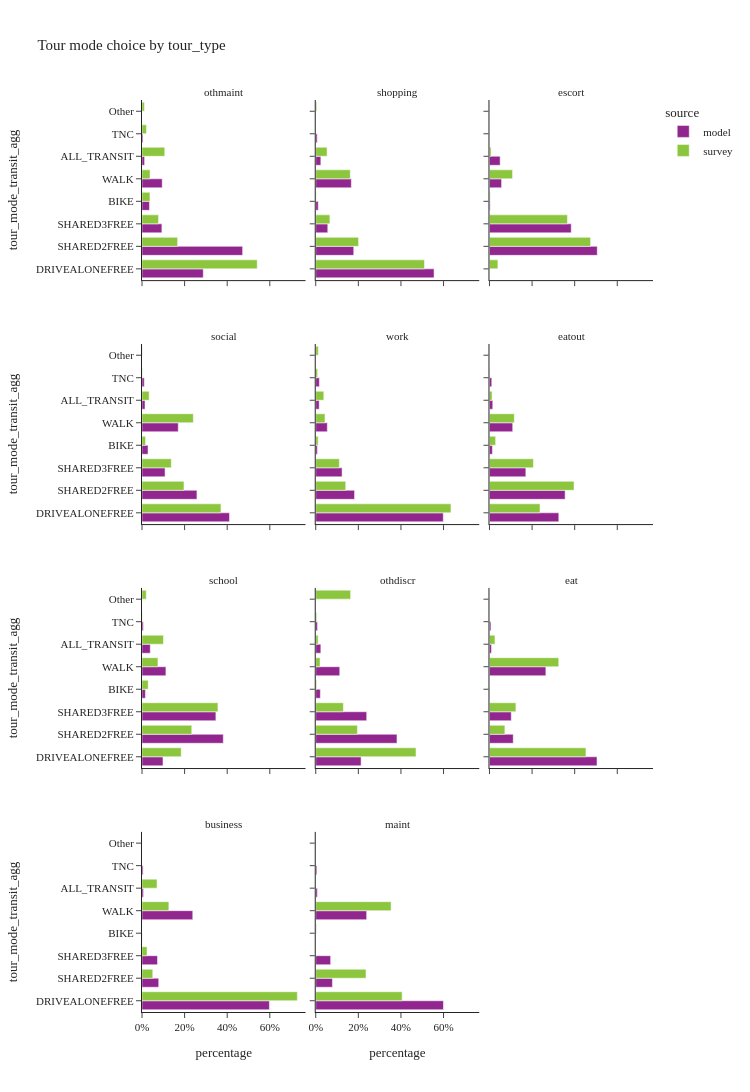
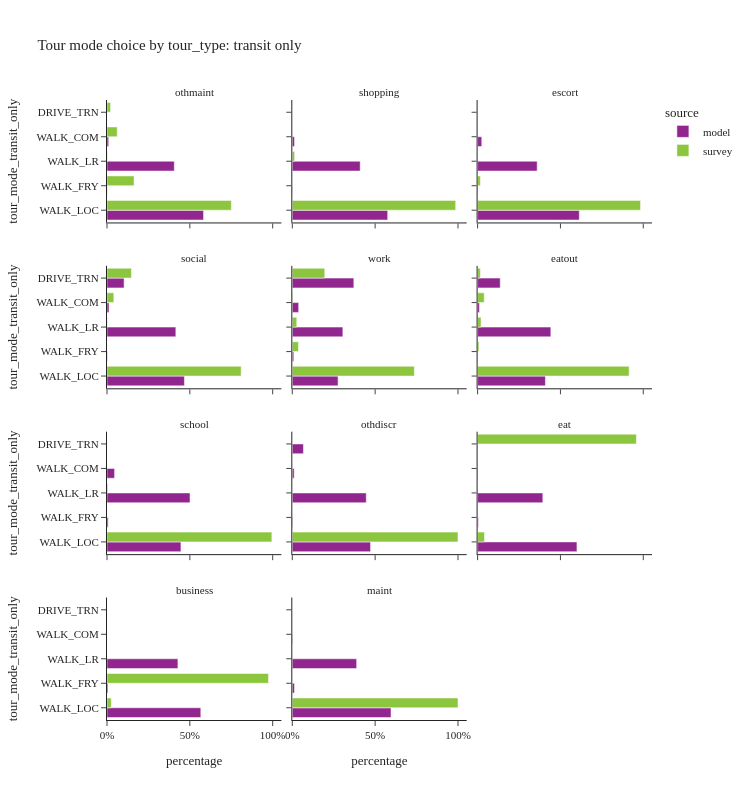

The notebook cell saved with these charts, in order:
### Code cell
tour_mode_choice_seg(segment_col='tour_type')

### Figure 1 — Plotly figure (JSON) as saved in the notebook; plotly's stock layout.template omitted (floating-point values rounded to 4 significant figures)
{"data": [{"alignmentgroup": "True", "customdata": [[85789], [140855], [27825], [10403], [28316], [3641], [1359]], "hovertemplate": "source=model<br>tour_type=othmaint<br>percentage=%{x}<br>tour_mode_transit_agg=%{y}<br>sample_size=%{customdata[0]}<extra></extra>", "legendgroup": "model", "marker": {"color": "#91268F", "pattern": {"shape": ""}}, "name": "model", "offsetgroup": "model", "orientation": "h", "showlegend": true, "textposition": "auto", "type": "bar", "x": [0.2877, 0.4724, 0.09331, 0.03489, 0.09496, 0.01221, 0.004558], "xaxis": "x10", "y": ["DRIVEALONEFREE", "SHARED2FREE", "SHARED3FREE", "BIKE", "WALK", "ALL_TRANSIT", "TNC"], "yaxis": "y10"}, {"alignmentgroup": "True", "customdata": [[251463], [80744], [25591], [5330], [75659], [10841], [3102]], "hovertemplate": "source=model<br>tour_type=shopping<br>percentage=%{x}<br>tour_mode_transit_agg=%{y}<br>sample_size=%{customdata[0]}<extra></extra>", "legendgroup": "model", "marker": {"color": "#91268F", "pattern": {"shape": ""}}, "name": "model", "offsetgroup": "model", "orientation": "h", "showlegend": false, "textposition": "auto", "type": "bar", "x": [0.5554, 0.1783, 0.05653, 0.01177, 0.1671, 0.02395, 0.006852], "xaxis": "x11", "y": ["DRIVEALONEFREE", "SHARED2FREE", "SHARED3FREE", "BIKE", "WALK", "ALL_TRANSIT", "TNC"], "yaxis": "y11"}, {"alignmentgroup": "True", "customdata": [[219742], [166734], [1385], [24670], [21787], [45]], "hovertemplate": "source=model<br>tour_type=escort<br>percentage=%{x}<br>tour_mode_transit_agg=%{y}<br>sample_size=%{customdata[0]}<extra></extra>", "legendgroup": "model", "marker": {"color": "#91268F", "pattern": {"shape": ""}}, "name": "model", "offsetgroup": "model", "orientation": "h", "showlegend": false, "textposition": "auto", "type": "bar", "x": [0.5059, 0.3839, 0.003189, 0.0568, 0.05016, 0.0001036], "xaxis": "x12", "y": ["SHARED2FREE", "SHARED3FREE", "BIKE", "WALK", "ALL_TRANSIT", "TNC"], "yaxis": "y12"}, {"alignmentgroup": "True", "customdata": [[384769], [241605], [101432], [26486], [159471], [13276], [9935]], "hovertemplate": "source=model<br>tour_type=social<br>percentage=%{x}<br>tour_mode_transit_agg=%{y}<br>sample_size=%{customdata[0]}<extra></extra>", "legendgroup": "model", "marker": {"color": "#91268F", "pattern": {"shape": ""}}, "name": "model", "offsetgroup": "model", "orientation": "h", "showlegend": false, "textposition": "auto", "type": "bar", "x": [0.4107, 0.2579, 0.1083, 0.02827, 0.1702, 0.01417, 0.0106], "xaxis": "x7", "y": ["DRIVEALONEFREE", "SHARED2FREE", "SHARED3FREE", "BIKE", "WALK", "ALL_TRANSIT", "TNC"], "yaxis": "y7"}, {"alignmentgroup": "True", "customdata": [[897046], [273045], [185286], [11814], [81407], [24250], [25348]], "hovertemplate": "source=model<br>tour_type=work<br>percentage=%{x}<br>tour_mode_transit_agg=%{y}<br>sample_size=%{customdata[0]}<extra></extra>", "legendgroup": "model", "marker": {"color": "#91268F", "pattern": {"shape": ""}}, "name": "model", "offsetgroup": "model", "orientation": "h", "showlegend": false, "textposition": "auto", "type": "bar", "x": [0.5988, 0.1822, 0.1237, 0.007885, 0.05434, 0.01619, 0.01692], "xaxis": "x8", "y": ["DRIVEALONEFREE", "SHARED2FREE", "SHARED3FREE", "BIKE", "WALK", "ALL_TRANSIT", "TNC"], "yaxis": "y8"}, {"alignmentgroup": "True", "customdata": [[91582], [99930], [48040], [3862], [30674], [4337], [3010]], "hovertemplate": "source=model<br>tour_type=eatout<br>percentage=%{x}<br>tour_mode_transit_agg=%{y}<br>sample_size=%{customdata[0]}<extra></extra>", "legendgroup": "model", "marker": {"color": "#91268F", "pattern": {"shape": ""}}, "name": "model", "offsetgroup": "model", "orientation": "h", "showlegend": false, "textposition": "auto", "type": "bar", "x": [0.3254, 0.3551, 0.1707, 0.01372, 0.109, 0.01541, 0.0107], "xaxis": "x9", "y": ["DRIVEALONEFREE", "SHARED2FREE", "SHARED3FREE", "BIKE", "WALK", "ALL_TRANSIT", "TNC"], "yaxis": "y9"}, {"alignmentgroup": "True", "customdata": [[46919], [181664], [165148], [7645], [53445], [18461], [2874]], "hovertemplate": "source=model<br>tour_type=school<br>percentage=%{x}<br>tour_mode_transit_agg=%{y}<br>sample_size=%{customdata[0]}<extra></extra>", "legendgroup": "model", "marker": {"color": "#91268F", "pattern": {"shape": ""}}, "name": "model", "offsetgroup": "model", "orientation": "h", "showlegend": false, "textposition": "auto", "type": "bar", "x": [0.09854, 0.3815, 0.3468, 0.01606, 0.1122, 0.03877, 0.006036], "xaxis": "x4", "y": ["DRIVEALONEFREE", "SHARED2FREE", "SHARED3FREE", "BIKE", "WALK", "ALL_TRANSIT", "TNC"], "yaxis": "y4"}, {"alignmentgroup": "True", "customdata": [[25494], [45676], [28653], [2588], [13489], [2861], [996]], "hovertemplate": "source=model<br>tour_type=othdiscr<br>percentage=%{x}<br>tour_mode_transit_agg=%{y}<br>sample_size=%{customdata[0]}<extra></extra>", "legendgroup": "model", "marker": {"color": "#91268F", "pattern": {"shape": ""}}, "name": "model", "offsetgroup": "model", "orientation": "h", "showlegend": false, "textposition": "auto", "type": "bar", "x": [0.2129, 0.3814, 0.2393, 0.02161, 0.1126, 0.02389, 0.008317], "xaxis": "x5", "y": ["DRIVEALONEFREE", "SHARED2FREE", "SHARED3FREE", "BIKE", "WALK", "ALL_TRANSIT", "TNC"], "yaxis": "y5"}, {"alignmentgroup": "True", "customdata": [[163583], [36118], [33158], [245], [85792], [2990], [2181]], "hovertemplate": "source=model<br>tour_type=eat<br>percentage=%{x}<br>tour_mode_transit_agg=%{y}<br>sample_size=%{customdata[0]}<extra></extra>", "legendgroup": "model", "marker": {"color": "#91268F", "pattern": {"shape": ""}}, "name": "model", "offsetgroup": "model", "orientation": "h", "showlegend": false, "textposition": "auto", "type": "bar", "x": [0.5048, 0.1115, 0.1023, 0.000756, 0.2647, 0.009226, 0.00673], "xaxis": "x6", "y": ["DRIVEALONEFREE", "SHARED2FREE", "SHARED3FREE", "BIKE", "WALK", "ALL_TRANSIT", "TNC"], "yaxis": "y6"}, {"alignmentgroup": "True", "customdata": [[43791], [5748], [5323], [29], [17448], [507], [373]], "hovertemplate": "source=model<br>tour_type=business<br>percentage=%{x}<br>tour_mode_transit_agg=%{y}<br>sample_size=%{customdata[0]}<extra></extra>", "legendgroup": "model", "marker": {"color": "#91268F", "pattern": {"shape": ""}}, "name": "model", "offsetgroup": "model", "orientation": "h", "showlegend": false, "textposition": "auto", "type": "bar", "x": [0.5981, 0.0785, 0.0727, 0.0003961, 0.2383, 0.006924, 0.005094], "xaxis": "x", "y": ["DRIVEALONEFREE", "SHARED2FREE", "SHARED3FREE", "BIKE", "WALK", "ALL_TRANSIT", "TNC"], "yaxis": "y"}, {"alignmentgroup": "True", "customdata": [[30558], [3991], [3565], [25], [12183], [381], [268]], "hovertemplate": "source=model<br>tour_type=maint<br>percentage=%{x}<br>tour_mode_transit_agg=%{y}<br>sample_size=%{customdata[0]}<extra></extra>", "legendgroup": "model", "marker": {"color": "#91268F", "pattern": {"shape": ""}}, "name": "model", "offsetgroup": "model", "orientation": "h", "showlegend": false, "textposition": "auto", "type": "bar", "x": [0.5995, 0.0783, 0.06994, 0.0004905, 0.239, 0.007475, 0.005258], "xaxis": "x2", "y": ["DRIVEALONEFREE", "SHARED2FREE", "SHARED3FREE", "BIKE", "WALK", "ALL_TRANSIT", "TNC"], "yaxis": "y2"}, {"alignmentgroup": "True", "customdata": [[424], [174], [40], [10], [106], [88], [16], [17]], "hovertemplate": "source=survey<br>tour_type=othmaint<br>percentage=%{x}<br>tour_mode_transit_agg=%{y}<br>sample_size=%{customdata[0]}<extra></extra>", "legendgroup": "survey", "marker": {"color": "#8CC63E", "pattern": {"shape": ""}}, "name": "survey", "offsetgroup": "survey", "orientation": "h", "showlegend": true, "textposition": "auto", "type": "bar", "x": [0.541, 0.1673, 0.07764, 0.03733, 0.03766, 0.1068, 0.02099, 0.01131], "xaxis": "x10", "y": ["DRIVEALONEFREE", "SHARED2FREE", "SHARED3FREE", "BIKE", "WALK", "ALL_TRANSIT", "TNC", "Other"], "yaxis": "y10"}, {"alignmentgroup": "True", "customdata": [[685], [296], [106], [18], [335], [80], [21]], "hovertemplate": "source=survey<br>tour_type=shopping<br>percentage=%{x}<br>tour_mode_transit_agg=%{y}<br>sample_size=%{customdata[0]}<extra></extra>", "legendgroup": "survey", "marker": {"color": "#8CC63E", "pattern": {"shape": ""}}, "name": "survey", "offsetgroup": "survey", "orientation": "h", "showlegend": false, "textposition": "auto", "type": "bar", "x": [0.5104, 0.2011, 0.06643, 0.002022, 0.1622, 0.05313, 0.004765], "xaxis": "x11", "y": ["DRIVEALONEFREE", "SHARED2FREE", "SHARED3FREE", "BIKE", "WALK", "ALL_TRANSIT", "Other"], "yaxis": "y11"}, {"alignmentgroup": "True", "customdata": [[51], [448], [284], [33], [155], [13], [1], [3]], "hovertemplate": "source=survey<br>tour_type=escort<br>percentage=%{x}<br>tour_mode_transit_agg=%{y}<br>sample_size=%{customdata[0]}<extra></extra>", "legendgroup": "survey", "marker": {"color": "#8CC63E", "pattern": {"shape": ""}}, "name": "survey", "offsetgroup": "survey", "orientation": "h", "showlegend": false, "textposition": "auto", "type": "bar", "x": [0.03942, 0.4747, 0.3661, 0.003436, 0.1084, 0.007421, 1.191e-05, 0.0005313], "xaxis": "x12", "y": ["DRIVEALONEFREE", "SHARED2FREE", "SHARED3FREE", "BIKE", "WALK", "ALL_TRANSIT", "TNC", "Other"], "yaxis": "y12"}, {"alignmentgroup": "True", "customdata": [[890], [436], [281], [98], [1189], [150], [15], [27]], "hovertemplate": "source=survey<br>tour_type=social<br>percentage=%{x}<br>tour_mode_transit_agg=%{y}<br>sample_size=%{customdata[0]}<extra></extra>", "legendgroup": "survey", "marker": {"color": "#8CC63E", "pattern": {"shape": ""}}, "name": "survey", "offsetgroup": "survey", "orientation": "h", "showlegend": false, "textposition": "auto", "type": "bar", "x": [0.3707, 0.197, 0.1376, 0.01662, 0.241, 0.03351, 0.002033, 0.001539], "xaxis": "x7", "y": ["DRIVEALONEFREE", "SHARED2FREE", "SHARED3FREE", "BIKE", "WALK", "ALL_TRANSIT", "TNC", "Other"], "yaxis": "y7"}, {"alignmentgroup": "True", "customdata": [[1610], [322], [146], [141], [278], [448], [25], [32]], "hovertemplate": "source=survey<br>tour_type=work<br>percentage=%{x}<br>tour_mode_transit_agg=%{y}<br>sample_size=%{customdata[0]}<extra></extra>", "legendgroup": "survey", "marker": {"color": "#8CC63E", "pattern": {"shape": ""}}, "name": "survey", "offsetgroup": "survey", "orientation": "h", "showlegend": false, "textposition": "auto", "type": "bar", "x": [0.6348, 0.1408, 0.1107, 0.01128, 0.04343, 0.03792, 0.008937, 0.01202], "xaxis": "x8", "y": ["DRIVEALONEFREE", "SHARED2FREE", "SHARED3FREE", "BIKE", "WALK", "ALL_TRANSIT", "TNC", "Other"], "yaxis": "y8"}, {"alignmentgroup": "True", "customdata": [[233], [185], [89], [24], [220], [51], [5], [6]], "hovertemplate": "source=survey<br>tour_type=eatout<br>percentage=%{x}<br>tour_mode_transit_agg=%{y}<br>sample_size=%{customdata[0]}<extra></extra>", "legendgroup": "survey", "marker": {"color": "#8CC63E", "pattern": {"shape": ""}}, "name": "survey", "offsetgroup": "survey", "orientation": "h", "showlegend": false, "textposition": "auto", "type": "bar", "x": [0.2372, 0.3969, 0.2061, 0.02879, 0.1166, 0.0121, 0.001549, 0.0007162], "xaxis": "x9", "y": ["DRIVEALONEFREE", "SHARED2FREE", "SHARED3FREE", "BIKE", "WALK", "ALL_TRANSIT", "TNC", "Other"], "yaxis": "y9"}, {"alignmentgroup": "True", "customdata": [[44], [114], [176], [18], [78], [61], [3], [5]], "hovertemplate": "source=survey<br>tour_type=school<br>percentage=%{x}<br>tour_mode_transit_agg=%{y}<br>sample_size=%{customdata[0]}<extra></extra>", "legendgroup": "survey", "marker": {"color": "#8CC63E", "pattern": {"shape": ""}}, "name": "survey", "offsetgroup": "survey", "orientation": "h", "showlegend": false, "textposition": "auto", "type": "bar", "x": [0.1841, 0.2336, 0.3565, 0.02912, 0.07484, 0.1008, 0.001121, 0.01989], "xaxis": "x4", "y": ["DRIVEALONEFREE", "SHARED2FREE", "SHARED3FREE", "BIKE", "WALK", "ALL_TRANSIT", "TNC", "Other"], "yaxis": "y4"}, {"alignmentgroup": "True", "customdata": [[72], [32], [13], [5], [25], [21], [1], [10]], "hovertemplate": "source=survey<br>tour_type=othdiscr<br>percentage=%{x}<br>tour_mode_transit_agg=%{y}<br>sample_size=%{customdata[0]}<extra></extra>", "legendgroup": "survey", "marker": {"color": "#8CC63E", "pattern": {"shape": ""}}, "name": "survey", "offsetgroup": "survey", "orientation": "h", "showlegend": false, "textposition": "auto", "type": "bar", "x": [0.4707, 0.1956, 0.1297, 0.004205, 0.02015, 0.01132, 0.004613, 0.1638], "xaxis": "x5", "y": ["DRIVEALONEFREE", "SHARED2FREE", "SHARED3FREE", "BIKE", "WALK", "ALL_TRANSIT", "TNC", "Other"], "yaxis": "y5"}, {"alignmentgroup": "True", "customdata": [[31], [8], [10], [79], [2]], "hovertemplate": "source=survey<br>tour_type=eat<br>percentage=%{x}<br>tour_mode_transit_agg=%{y}<br>sample_size=%{customdata[0]}<extra></extra>", "legendgroup": "survey", "marker": {"color": "#8CC63E", "pattern": {"shape": ""}}, "name": "survey", "offsetgroup": "survey", "orientation": "h", "showlegend": false, "textposition": "auto", "type": "bar", "x": [0.4528, 0.07224, 0.1241, 0.3251, 0.02577], "xaxis": "x6", "y": ["DRIVEALONEFREE", "SHARED2FREE", "SHARED3FREE", "WALK", "ALL_TRANSIT"], "yaxis": "y6"}, {"alignmentgroup": "True", "customdata": [[56], [11], [9], [16], [3], [1]], "hovertemplate": "source=survey<br>tour_type=business<br>percentage=%{x}<br>tour_mode_transit_agg=%{y}<br>sample_size=%{customdata[0]}<extra></extra>", "legendgroup": "survey", "marker": {"color": "#8CC63E", "pattern": {"shape": ""}}, "name": "survey", "offsetgroup": "survey", "orientation": "h", "showlegend": false, "textposition": "auto", "type": "bar", "x": [0.7293, 0.0506, 0.02352, 0.126, 0.07056, 0.0], "xaxis": "x", "y": ["DRIVEALONEFREE", "SHARED2FREE", "SHARED3FREE", "WALK", "ALL_TRANSIT", "Other"], "yaxis": "y"}, {"alignmentgroup": "True", "customdata": [[34], [4], [4], [62], [1], [10]], "hovertemplate": "source=survey<br>tour_type=maint<br>percentage=%{x}<br>tour_mode_transit_agg=%{y}<br>sample_size=%{customdata[0]}<extra></extra>", "legendgroup": "survey", "marker": {"color": "#8CC63E", "pattern": {"shape": ""}}, "name": "survey", "offsetgroup": "survey", "orientation": "h", "showlegend": false, "textposition": "auto", "type": "bar", "x": [0.4057, 0.2359, 0.003341, 0.3537, 0.0001803, 0.001218], "xaxis": "x2", "y": ["DRIVEALONEFREE", "SHARED2FREE", "BIKE", "WALK", "ALL_TRANSIT", "Other"], "yaxis": "y2"}], "layout": {"annotations": [{"font": {}, "showarrow": false, "text": "business", "x": 0.16, "xanchor": "center", "xref": "paper", "y": 0.1975, "yanchor": "bottom", "yref": "paper"}, {"font": {}, "showarrow": false, "text": "maint", "x": 0.5, "xanchor": "center", "xref": "paper", "y": 0.1975, "yanchor": "bottom", "yref": "paper"}, {"font": {}, "showarrow": false, "text": "school", "x": 0.16, "xanchor": "center", "xref": "paper", "y": 0.465, "yanchor": "bottom", "yref": "paper"}, {"font": {}, "showarrow": false, "text": "othdiscr", "x": 0.5, "xanchor": "center", "xref": "paper", "y": 0.465, "yanchor": "bottom", "yref": "paper"}, {"font": {}, "showarrow": false, "text": "eat", "x": 0.84, "xanchor": "center", "xref": "paper", "y": 0.465, "yanchor": "bottom", "yref": "paper"}, {"font": {}, "showarrow": false, "text": "social", "x": 0.16, "xanchor": "center", "xref": "paper", "y": 0.7325, "yanchor": "bottom", "yref": "paper"}, {"font": {}, "showarrow": false, "text": "work", "x": 0.5, "xanchor": "center", "xref": "paper", "y": 0.7325, "yanchor": "bottom", "yref": "paper"}, {"font": {}, "showarrow": false, "text": "eatout", "x": 0.84, "xanchor": "center", "xref": "paper", "y": 0.7325, "yanchor": "bottom", "yref": "paper"}, {"font": {}, "showarrow": false, "text": "othmaint", "x": 0.16, "xanchor": "center", "xref": "paper", "y": 1.0, "yanchor": "bottom", "yref": "paper"}, {"font": {}, "showarrow": false, "text": "shopping", "x": 0.5, "xanchor": "center", "xref": "paper", "y": 1.0, "yanchor": "bottom", "yref": "paper"}, {"font": {}, "showarrow": false, "text": "escort", "x": 0.84, "xanchor": "center", "xref": "paper", "y": 1.0, "yanchor": "bottom", "yref": "paper"}], "barmode": "group", "height": 1200, "legend": {"title": {"text": "source"}, "tracegroupgap": 0}, "title": {"text": "Tour mode choice by tour_type"}, "width": 750, "xaxis": {"anchor": "y", "domain": [0.0, 0.32], "tickformat": ".0%", "title": {"text": "percentage"}}, "xaxis10": {"anchor": "y10", "domain": [0.0, 0.32], "matches": "x", "showticklabels": false}, "xaxis11": {"anchor": "y11", "domain": [0.34, 0.66], "matches": "x", "showticklabels": false}, "xaxis12": {"anchor": "y12", "domain": [0.68, 1.0], "matches": "x", "showticklabels": false}, "xaxis2": {"anchor": "y2", "domain": [0.34, 0.66], "matches": "x", "tickformat": ".0%", "title": {"text": "percentage"}}, "xaxis3": {"anchor": "y3", "domain": [0.68, 1.0], "matches": "x", "title": {"text": "percentage"}}, "xaxis4": {"anchor": "y4", "domain": [0.0, 0.32], "matches": "x", "showticklabels": false}, "xaxis5": {"anchor": "y5", "domain": [0.34, 0.66], "matches": "x", "showticklabels": false}, "xaxis6": {"anchor": "y6", "domain": [0.68, 1.0], "matches": "x", "showticklabels": false}, "xaxis7": {"anchor": "y7", "domain": [0.0, 0.32], "matches": "x", "showticklabels": false}, "xaxis8": {"anchor": "y8", "domain": [0.34, 0.66], "matches": "x", "showticklabels": false}, "xaxis9": {"anchor": "y9", "domain": [0.68, 1.0], "matches": "x", "showticklabels": false}, "yaxis": {"anchor": "x", "domain": [0.0, 0.1975], "title": {"text": "tour_mode_transit_agg"}}, "yaxis10": {"anchor": "x10", "domain": [0.8025, 1.0], "matches": "y", "title": {"text": "tour_mode_transit_agg"}}, "yaxis11": {"anchor": "x11", "domain": [0.8025, 1.0], "matches": "y", "showticklabels": false}, "yaxis12": {"anchor": "x12", "domain": [0.8025, 1.0], "matches": "y", "showticklabels": false}, "yaxis2": {"anchor": "x2", "domain": [0.0, 0.1975], "matches": "y", "showticklabels": false}, "yaxis3": {"anchor": "x3", "domain": [0.0, 0.1975], "matches": "y", "showticklabels": false}, "yaxis4": {"anchor": "x4", "domain": [0.2675, 0.465], "matches": "y", "title": {"text": "tour_mode_transit_agg"}}, "yaxis5": {"anchor": "x5", "domain": [0.2675, 0.465], "matches": "y", "showticklabels": false}, "yaxis6": {"anchor": "x6", "domain": [0.2675, 0.465], "matches": "y", "showticklabels": false}, "yaxis7": {"anchor": "x7", "domain": [0.535, 0.7325], "matches": "y", "title": {"text": "tour_mode_transit_agg"}}, "yaxis8": {"anchor": "x8", "domain": [0.535, 0.7325], "matches": "y", "showticklabels": false}, "yaxis9": {"anchor": "x9", "domain": [0.535, 0.7325], "matches": "y", "showticklabels": false}}}

### Figure 2 — Plotly figure (JSON) as saved in the notebook; plotly's stock layout.template omitted (floating-point values rounded to 4 significant figures)
{"data": [{"alignmentgroup": "True", "customdata": [[2122], [3], [1479], [37]], "hovertemplate": "source=model<br>tour_type=othmaint<br>percentage=%{x}<br>tour_mode_transit_only=%{y}<br>sample_size=%{customdata[0]}<extra></extra>", "legendgroup": "model", "marker": {"color": "#91268F", "pattern": {"shape": ""}}, "name": "model", "offsetgroup": "model", "orientation": "h", "showlegend": true, "textposition": "auto", "type": "bar", "x": [0.5828, 0.0008239, 0.4062, 0.01016], "xaxis": "x10", "y": ["WALK_LOC", "WALK_FRY", "WALK_LR", "WALK_COM"], "yaxis": "y10"}, {"alignmentgroup": "True", "customdata": [[6241], [15], [4442], [143]], "hovertemplate": "source=model<br>tour_type=shopping<br>percentage=%{x}<br>tour_mode_transit_only=%{y}<br>sample_size=%{customdata[0]}<extra></extra>", "legendgroup": "model", "marker": {"color": "#91268F", "pattern": {"shape": ""}}, "name": "model", "offsetgroup": "model", "orientation": "h", "showlegend": false, "textposition": "auto", "type": "bar", "x": [0.5757, 0.001384, 0.4097, 0.01319], "xaxis": "x11", "y": ["WALK_LOC", "WALK_FRY", "WALK_LR", "WALK_COM"], "yaxis": "y11"}, {"alignmentgroup": "True", "customdata": [[13370], [36], [7834], [547]], "hovertemplate": "source=model<br>tour_type=escort<br>percentage=%{x}<br>tour_mode_transit_only=%{y}<br>sample_size=%{customdata[0]}<extra></extra>", "legendgroup": "model", "marker": {"color": "#91268F", "pattern": {"shape": ""}}, "name": "model", "offsetgroup": "model", "orientation": "h", "showlegend": false, "textposition": "auto", "type": "bar", "x": [0.6137, 0.001652, 0.3596, 0.02511], "xaxis": "x12", "y": ["WALK_LOC", "WALK_FRY", "WALK_LR", "WALK_COM"], "yaxis": "y12"}, {"alignmentgroup": "True", "customdata": [[6202], [1369], [28], [5515], [162]], "hovertemplate": "source=model<br>tour_type=social<br>percentage=%{x}<br>tour_mode_transit_only=%{y}<br>sample_size=%{customdata[0]}<extra></extra>", "legendgroup": "model", "marker": {"color": "#91268F", "pattern": {"shape": ""}}, "name": "model", "offsetgroup": "model", "orientation": "h", "showlegend": false, "textposition": "auto", "type": "bar", "x": [0.4672, 0.1031, 0.002109, 0.4154, 0.0122], "xaxis": "x7", "y": ["WALK_LOC", "DRIVE_TRN", "WALK_FRY", "WALK_LR", "WALK_COM"], "yaxis": "y7"}, {"alignmentgroup": "True", "customdata": [[6698], [9006], [217], [7399], [930]], "hovertemplate": "source=model<br>tour_type=work<br>percentage=%{x}<br>tour_mode_transit_only=%{y}<br>sample_size=%{customdata[0]}<extra></extra>", "legendgroup": "model", "marker": {"color": "#91268F", "pattern": {"shape": ""}}, "name": "model", "offsetgroup": "model", "orientation": "h", "showlegend": false, "textposition": "auto", "type": "bar", "x": [0.2762, 0.3714, 0.008948, 0.3051, 0.03835], "xaxis": "x8", "y": ["WALK_LOC", "DRIVE_TRN", "WALK_FRY", "WALK_LR", "WALK_COM"], "yaxis": "y8"}, {"alignmentgroup": "True", "customdata": [[1775], [592], [5], [1917], [48]], "hovertemplate": "source=model<br>tour_type=eatout<br>percentage=%{x}<br>tour_mode_transit_only=%{y}<br>sample_size=%{customdata[0]}<extra></extra>", "legendgroup": "model", "marker": {"color": "#91268F", "pattern": {"shape": ""}}, "name": "model", "offsetgroup": "model", "orientation": "h", "showlegend": false, "textposition": "auto", "type": "bar", "x": [0.4093, 0.1365, 0.001153, 0.442, 0.01107], "xaxis": "x9", "y": ["WALK_LOC", "DRIVE_TRN", "WALK_FRY", "WALK_LR", "WALK_COM"], "yaxis": "y9"}, {"alignmentgroup": "True", "customdata": [[8238], [130], [9248], [845]], "hovertemplate": "source=model<br>tour_type=school<br>percentage=%{x}<br>tour_mode_transit_only=%{y}<br>sample_size=%{customdata[0]}<extra></extra>", "legendgroup": "model", "marker": {"color": "#91268F", "pattern": {"shape": ""}}, "name": "model", "offsetgroup": "model", "orientation": "h", "showlegend": false, "textposition": "auto", "type": "bar", "x": [0.4462, 0.007042, 0.5009, 0.04577], "xaxis": "x4", "y": ["WALK_LOC", "WALK_FRY", "WALK_LR", "WALK_COM"], "yaxis": "y4"}, {"alignmentgroup": "True", "customdata": [[1351], [192], [9], [1277], [32]], "hovertemplate": "source=model<br>tour_type=othdiscr<br>percentage=%{x}<br>tour_mode_transit_only=%{y}<br>sample_size=%{customdata[0]}<extra></extra>", "legendgroup": "model", "marker": {"color": "#91268F", "pattern": {"shape": ""}}, "name": "model", "offsetgroup": "model", "orientation": "h", "showlegend": false, "textposition": "auto", "type": "bar", "x": [0.4722, 0.06711, 0.003146, 0.4463, 0.01118], "xaxis": "x5", "y": ["WALK_LOC", "DRIVE_TRN", "WALK_FRY", "WALK_LR", "WALK_COM"], "yaxis": "y5"}, {"alignmentgroup": "True", "customdata": [[1793], [13], [1177], [7]], "hovertemplate": "source=model<br>tour_type=eat<br>percentage=%{x}<br>tour_mode_transit_only=%{y}<br>sample_size=%{customdata[0]}<extra></extra>", "legendgroup": "model", "marker": {"color": "#91268F", "pattern": {"shape": ""}}, "name": "model", "offsetgroup": "model", "orientation": "h", "showlegend": false, "textposition": "auto", "type": "bar", "x": [0.5997, 0.004348, 0.3936, 0.002341], "xaxis": "x6", "y": ["WALK_LOC", "WALK_FRY", "WALK_LR", "WALK_COM"], "yaxis": "y6"}, {"alignmentgroup": "True", "customdata": [[287], [3], [217]], "hovertemplate": "source=model<br>tour_type=business<br>percentage=%{x}<br>tour_mode_transit_only=%{y}<br>sample_size=%{customdata[0]}<extra></extra>", "legendgroup": "model", "marker": {"color": "#91268F", "pattern": {"shape": ""}}, "name": "model", "offsetgroup": "model", "orientation": "h", "showlegend": false, "textposition": "auto", "type": "bar", "x": [0.5661, 0.005917, 0.428], "xaxis": "x", "y": ["WALK_LOC", "WALK_FRY", "WALK_LR"], "yaxis": "y"}, {"alignmentgroup": "True", "customdata": [[227], [5], [148], [1]], "hovertemplate": "source=model<br>tour_type=maint<br>percentage=%{x}<br>tour_mode_transit_only=%{y}<br>sample_size=%{customdata[0]}<extra></extra>", "legendgroup": "model", "marker": {"color": "#91268F", "pattern": {"shape": ""}}, "name": "model", "offsetgroup": "model", "orientation": "h", "showlegend": false, "textposition": "auto", "type": "bar", "x": [0.5958, 0.01312, 0.3885, 0.002625], "xaxis": "x2", "y": ["WALK_LOC", "WALK_FRY", "WALK_LR", "WALK_COM"], "yaxis": "y2"}, {"alignmentgroup": "True", "customdata": [[78], [3], [1], [5], [1]], "hovertemplate": "source=survey<br>tour_type=othmaint<br>percentage=%{x}<br>tour_mode_transit_only=%{y}<br>sample_size=%{customdata[0]}<extra></extra>", "legendgroup": "survey", "marker": {"color": "#8CC63E", "pattern": {"shape": ""}}, "name": "survey", "offsetgroup": "survey", "orientation": "h", "showlegend": true, "textposition": "auto", "type": "bar", "x": [0.7505, 0.0216, 0.1633, 0.002893, 0.06177], "xaxis": "x10", "y": ["WALK_LOC", "DRIVE_TRN", "WALK_FRY", "WALK_LR", "WALK_COM"], "yaxis": "y10"}, {"alignmentgroup": "True", "customdata": [[76], [4]], "hovertemplate": "source=survey<br>tour_type=shopping<br>percentage=%{x}<br>tour_mode_transit_only=%{y}<br>sample_size=%{customdata[0]}<extra></extra>", "legendgroup": "survey", "marker": {"color": "#8CC63E", "pattern": {"shape": ""}}, "name": "survey", "offsetgroup": "survey", "orientation": "h", "showlegend": false, "textposition": "auto", "type": "bar", "x": [0.9861, 0.01389], "xaxis": "x11", "y": ["WALK_LOC", "WALK_LR"], "yaxis": "y11"}, {"alignmentgroup": "True", "customdata": [[12], [1]], "hovertemplate": "source=survey<br>tour_type=escort<br>percentage=%{x}<br>tour_mode_transit_only=%{y}<br>sample_size=%{customdata[0]}<extra></extra>", "legendgroup": "survey", "marker": {"color": "#8CC63E", "pattern": {"shape": ""}}, "name": "survey", "offsetgroup": "survey", "orientation": "h", "showlegend": false, "textposition": "auto", "type": "bar", "x": [0.9834, 0.01656], "xaxis": "x12", "y": ["WALK_LOC", "WALK_FRY"], "yaxis": "y12"}, {"alignmentgroup": "True", "customdata": [[117], [15], [16], [2]], "hovertemplate": "source=survey<br>tour_type=social<br>percentage=%{x}<br>tour_mode_transit_only=%{y}<br>sample_size=%{customdata[0]}<extra></extra>", "legendgroup": "survey", "marker": {"color": "#8CC63E", "pattern": {"shape": ""}}, "name": "survey", "offsetgroup": "survey", "orientation": "h", "showlegend": false, "textposition": "auto", "type": "bar", "x": [0.8098, 0.1475, 0.001545, 0.04113], "xaxis": "x7", "y": ["WALK_LOC", "DRIVE_TRN", "WALK_LR", "WALK_COM"], "yaxis": "y7"}, {"alignmentgroup": "True", "customdata": [[372], [35], [10], [27], [4]], "hovertemplate": "source=survey<br>tour_type=work<br>percentage=%{x}<br>tour_mode_transit_only=%{y}<br>sample_size=%{customdata[0]}<extra></extra>", "legendgroup": "survey", "marker": {"color": "#8CC63E", "pattern": {"shape": ""}}, "name": "survey", "offsetgroup": "survey", "orientation": "h", "showlegend": false, "textposition": "auto", "type": "bar", "x": [0.7367, 0.1959, 0.03722, 0.02689, 0.003317], "xaxis": "x8", "y": ["WALK_LOC", "DRIVE_TRN", "WALK_FRY", "WALK_LR", "WALK_COM"], "yaxis": "y8"}, {"alignmentgroup": "True", "customdata": [[42], [2], [1], [4], [2]], "hovertemplate": "source=survey<br>tour_type=eatout<br>percentage=%{x}<br>tour_mode_transit_only=%{y}<br>sample_size=%{customdata[0]}<extra></extra>", "legendgroup": "survey", "marker": {"color": "#8CC63E", "pattern": {"shape": ""}}, "name": "survey", "offsetgroup": "survey", "orientation": "h", "showlegend": false, "textposition": "auto", "type": "bar", "x": [0.9145, 0.01663, 0.008045, 0.02086, 0.04], "xaxis": "x9", "y": ["WALK_LOC", "DRIVE_TRN", "WALK_FRY", "WALK_LR", "WALK_COM"], "yaxis": "y9"}, {"alignmentgroup": "True", "customdata": [[60], [1]], "hovertemplate": "source=survey<br>tour_type=school<br>percentage=%{x}<br>tour_mode_transit_only=%{y}<br>sample_size=%{customdata[0]}<extra></extra>", "legendgroup": "survey", "marker": {"color": "#8CC63E", "pattern": {"shape": ""}}, "name": "survey", "offsetgroup": "survey", "orientation": "h", "showlegend": false, "textposition": "auto", "type": "bar", "x": [0.995, 0.00496], "xaxis": "x4", "y": ["WALK_LOC", "WALK_LR"], "yaxis": "y4"}, {"alignmentgroup": "True", "customdata": [[18], [1], [2]], "hovertemplate": "source=survey<br>tour_type=othdiscr<br>percentage=%{x}<br>tour_mode_transit_only=%{y}<br>sample_size=%{customdata[0]}<extra></extra>", "legendgroup": "survey", "marker": {"color": "#8CC63E", "pattern": {"shape": ""}}, "name": "survey", "offsetgroup": "survey", "orientation": "h", "showlegend": false, "textposition": "auto", "type": "bar", "x": [1.0, 0.0, 0.0], "xaxis": "x5", "y": ["WALK_LOC", "DRIVE_TRN", "WALK_LR"], "yaxis": "y5"}, {"alignmentgroup": "True", "customdata": [[1], [1]], "hovertemplate": "source=survey<br>tour_type=eat<br>percentage=%{x}<br>tour_mode_transit_only=%{y}<br>sample_size=%{customdata[0]}<extra></extra>", "legendgroup": "survey", "marker": {"color": "#8CC63E", "pattern": {"shape": ""}}, "name": "survey", "offsetgroup": "survey", "orientation": "h", "showlegend": false, "textposition": "auto", "type": "bar", "x": [0.04162, 0.9584], "xaxis": "x6", "y": ["WALK_LOC", "DRIVE_TRN"], "yaxis": "y6"}, {"alignmentgroup": "True", "customdata": [[2], [1]], "hovertemplate": "source=survey<br>tour_type=business<br>percentage=%{x}<br>tour_mode_transit_only=%{y}<br>sample_size=%{customdata[0]}<extra></extra>", "legendgroup": "survey", "marker": {"color": "#8CC63E", "pattern": {"shape": ""}}, "name": "survey", "offsetgroup": "survey", "orientation": "h", "showlegend": false, "textposition": "auto", "type": "bar", "x": [0.02535, 0.9747], "xaxis": "x", "y": ["WALK_LOC", "WALK_FRY"], "yaxis": "y"}, {"alignmentgroup": "True", "customdata": [[1]], "hovertemplate": "source=survey<br>tour_type=maint<br>percentage=%{x}<br>tour_mode_transit_only=%{y}<br>sample_size=%{customdata[0]}<extra></extra>", "legendgroup": "survey", "marker": {"color": "#8CC63E", "pattern": {"shape": ""}}, "name": "survey", "offsetgroup": "survey", "orientation": "h", "showlegend": false, "textposition": "auto", "type": "bar", "x": [1.0], "xaxis": "x2", "y": ["WALK_LOC"], "yaxis": "y2"}], "layout": {"annotations": [{"font": {}, "showarrow": false, "text": "business", "x": 0.16, "xanchor": "center", "xref": "paper", "y": 0.1975, "yanchor": "bottom", "yref": "paper"}, {"font": {}, "showarrow": false, "text": "maint", "x": 0.5, "xanchor": "center", "xref": "paper", "y": 0.1975, "yanchor": "bottom", "yref": "paper"}, {"font": {}, "showarrow": false, "text": "school", "x": 0.16, "xanchor": "center", "xref": "paper", "y": 0.465, "yanchor": "bottom", "yref": "paper"}, {"font": {}, "showarrow": false, "text": "othdiscr", "x": 0.5, "xanchor": "center", "xref": "paper", "y": 0.465, "yanchor": "bottom", "yref": "paper"}, {"font": {}, "showarrow": false, "text": "eat", "x": 0.84, "xanchor": "center", "xref": "paper", "y": 0.465, "yanchor": "bottom", "yref": "paper"}, {"font": {}, "showarrow": false, "text": "social", "x": 0.16, "xanchor": "center", "xref": "paper", "y": 0.7325, "yanchor": "bottom", "yref": "paper"}, {"font": {}, "showarrow": false, "text": "work", "x": 0.5, "xanchor": "center", "xref": "paper", "y": 0.7325, "yanchor": "bottom", "yref": "paper"}, {"font": {}, "showarrow": false, "text": "eatout", "x": 0.84, "xanchor": "center", "xref": "paper", "y": 0.7325, "yanchor": "bottom", "yref": "paper"}, {"font": {}, "showarrow": false, "text": "othmaint", "x": 0.16, "xanchor": "center", "xref": "paper", "y": 1.0, "yanchor": "bottom", "yref": "paper"}, {"font": {}, "showarrow": false, "text": "shopping", "x": 0.5, "xanchor": "center", "xref": "paper", "y": 1.0, "yanchor": "bottom", "yref": "paper"}, {"font": {}, "showarrow": false, "text": "escort", "x": 0.84, "xanchor": "center", "xref": "paper", "y": 1.0, "yanchor": "bottom", "yref": "paper"}], "barmode": "group", "height": 800, "legend": {"title": {"text": "source"}, "tracegroupgap": 0}, "title": {"text": "Tour mode choice by tour_type: transit only"}, "width": 750, "xaxis": {"anchor": "y", "domain": [0.0, 0.32], "tickformat": ".0%", "title": {"text": "percentage"}}, "xaxis10": {"anchor": "y10", "domain": [0.0, 0.32], "matches": "x", "showticklabels": false}, "xaxis11": {"anchor": "y11", "domain": [0.34, 0.66], "matches": "x", "showticklabels": false}, "xaxis12": {"anchor": "y12", "domain": [0.68, 1.0], "matches": "x", "showticklabels": false}, "xaxis2": {"anchor": "y2", "domain": [0.34, 0.66], "matches": "x", "tickformat": ".0%", "title": {"text": "percentage"}}, "xaxis3": {"anchor": "y3", "domain": [0.68, 1.0], "matches": "x", "title": {"text": "percentage"}}, "xaxis4": {"anchor": "y4", "domain": [0.0, 0.32], "matches": "x", "showticklabels": false}, "xaxis5": {"anchor": "y5", "domain": [0.34, 0.66], "matches": "x", "showticklabels": false}, "xaxis6": {"anchor": "y6", "domain": [0.68, 1.0], "matches": "x", "showticklabels": false}, "xaxis7": {"anchor": "y7", "domain": [0.0, 0.32], "matches": "x", "showticklabels": false}, "xaxis8": {"anchor": "y8", "domain": [0.34, 0.66], "matches": "x", "showticklabels": false}, "xaxis9": {"anchor": "y9", "domain": [0.68, 1.0], "matches": "x", "showticklabels": false}, "yaxis": {"anchor": "x", "domain": [0.0, 0.1975], "title": {"text": "tour_mode_transit_only"}}, "yaxis10": {"anchor": "x10", "domain": [0.8025, 1.0], "matches": "y", "title": {"text": "tour_mode_transit_only"}}, "yaxis11": {"anchor": "x11", "domain": [0.8025, 1.0], "matches": "y", "showticklabels": false}, "yaxis12": {"anchor": "x12", "domain": [0.8025, 1.0], "matches": "y", "showticklabels": false}, "yaxis2": {"anchor": "x2", "domain": [0.0, 0.1975], "matches": "y", "showticklabels": false}, "yaxis3": {"anchor": "x3", "domain": [0.0, 0.1975], "matches": "y", "showticklabels": false}, "yaxis4": {"anchor": "x4", "domain": [0.2675, 0.465], "matches": "y", "title": {"text": "tour_mode_transit_only"}}, "yaxis5": {"anchor": "x5", "domain": [0.2675, 0.465], "matches": "y", "showticklabels": false}, "yaxis6": {"anchor": "x6", "domain": [0.2675, 0.465], "matches": "y", "showticklabels": false}, "yaxis7": {"anchor": "x7", "domain": [0.535, 0.7325], "matches": "y", "title": {"text": "tour_mode_transit_only"}}, "yaxis8": {"anchor": "x8", "domain": [0.535, 0.7325], "matches": "y", "showticklabels": false}, "yaxis9": {"anchor": "x9", "domain": [0.535, 0.7325], "matches": "y", "showticklabels": false}}}
